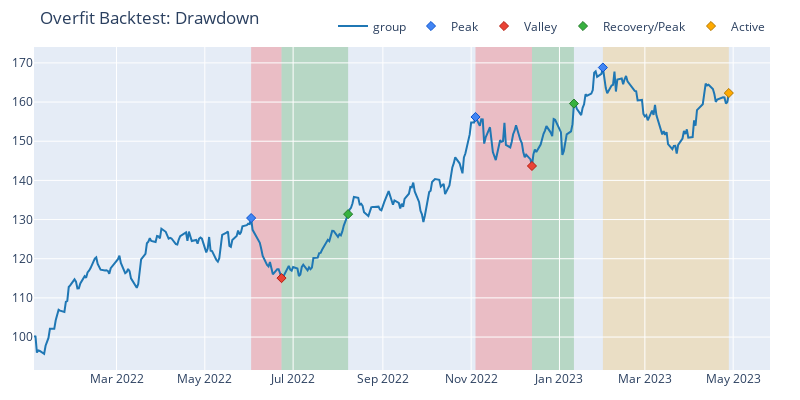

The notebook cell this image was saved under:
### Code cell
pyopt_pf.drawdowns.plot(top_n=3, width=800, height=400, title='Overfit Backtest: Drawdown').show()

### Figure 1 — Plotly figure (JSON) as saved in the notebook; plotly's stock layout.template omitted (floating-point values rounded to 4 significant figures; data arrays with more than 128 entries replaced by an {"elided": "..."} marker saying what was removed)
{"data": [{"line": {"color": "#1f77b4"}, "name": "group", "showlegend": true, "type": "scatter", "uid": "95eb666a-5e12-4e5e-a7c6-c4c9546cd676", "x": {"elided": "330 str values"}, "y": {"elided": "330 float values"}}, {"customdata": [[10], [17], [21]], "hovertemplate": "Drawdown Id: %{customdata[0]}<br>Peak Timestamp: %{x}<br>Peak Value: %{y}", "marker": {"color": "#4285F4", "line": {"color": "rgb(11,84,205)", "width": 1}, "size": 7, "symbol": "diamond"}, "mode": "markers", "name": "Peak", "type": "scatter", "uid": "c1643ddd-1696-47a8-baa6-9dafcaa29f5b", "x": ["2022-06-02T00:00:00", "2022-11-04T00:00:00", "2023-01-31T00:00:00"], "y": [130.4, 156.2, 168.8]}, {"customdata": [["10", "-0.11761364087602866", "14 days 00:00:00"], ["17", "-0.08014481025042733", "26 days 00:00:00"]], "hovertemplate": "Drawdown Id: %{customdata[0]}<br>Valley Timestamp: %{x}<br>Valley Value: %{y}<br>Drawdown: %{customdata[1]:.2%}<br>Duration: %{customdata[2]}", "marker": {"color": "#EA4335", "line": {"color": "rgb(181,31,18)", "width": 1}, "size": 7, "symbol": "diamond"}, "mode": "markers", "name": "Valley", "type": "scatter", "uid": "2302e636-0092-44b8-871e-bd46307df9cb", "x": ["2022-06-23T00:00:00", "2022-12-13T00:00:00"], "y": [115.1, 143.7]}, {"customdata": [["10", "0.1419667031705761", "32 days 00:00:00"], ["17", "0.11089544047827629", "20 days 00:00:00"]], "hovertemplate": "Drawdown Id: %{customdata[0]}<br>End Timestamp: %{x}<br>End Value: %{y}<br>Return: %{customdata[1]:.2%}<br>Duration: %{customdata[2]}", "marker": {"color": "#37B13F", "line": {"color": "rgb(38,123,44)", "width": 1}, "size": 7, "symbol": "diamond"}, "mode": "markers", "name": "Recovery/Peak", "type": "scatter", "uid": "b2b2eaec-9e27-4d91-8d98-49c5bdf091ca", "x": ["2022-08-08T00:00:00", "2023-01-11T00:00:00"], "y": [131.4, 159.6]}, {"customdata": [["21", "-0.13031686236488269", "58 days 00:00:00"]], "hovertemplate": "Drawdown Id: %{customdata[0]}<br>End Timestamp: %{x}<br>End Value: %{y}<br>Return: %{customdata[1]:.2%}<br>Duration: %{customdata[2]}", "marker": {"color": "#FFAA00", "line": {"color": "rgb(178,118,0)", "width": 1}, "size": 7, "symbol": "diamond"}, "mode": "markers", "name": "Active", "type": "scatter", "uid": "47b52d42-6dea-44fc-9694-7cda6aa5df48", "x": ["2023-04-28T00:00:00"], "y": [162.3]}], "layout": {"height": 400, "legend": {"orientation": "h", "traceorder": "normal", "x": 1, "xanchor": "right", "y": 1.02, "yanchor": "bottom"}, "margin": {"b": 30, "l": 30, "r": 30, "t": 30}, "shapes": [{"fillcolor": "red", "layer": "below", "line": {"width": 0}, "opacity": 0.2, "type": "rect", "x0": "2022-06-02T00:00:00", "x1": "2022-06-23T00:00:00", "xref": "x", "y0": 0, "y1": 1, "yref": "paper"}, {"fillcolor": "red", "layer": "below", "line": {"width": 0}, "opacity": 0.2, "type": "rect", "x0": "2022-11-04T00:00:00", "x1": "2022-12-13T00:00:00", "xref": "x", "y0": 0, "y1": 1, "yref": "paper"}, {"fillcolor": "green", "layer": "below", "line": {"width": 0}, "opacity": 0.2, "type": "rect", "x0": "2022-06-23T00:00:00", "x1": "2022-08-08T00:00:00", "xref": "x", "y0": 0, "y1": 1, "yref": "paper"}, {"fillcolor": "green", "layer": "below", "line": {"width": 0}, "opacity": 0.2, "type": "rect", "x0": "2022-12-13T00:00:00", "x1": "2023-01-11T00:00:00", "xref": "x", "y0": 0, "y1": 1, "yref": "paper"}, {"fillcolor": "orange", "layer": "below", "line": {"width": 0}, "opacity": 0.2, "type": "rect", "x0": "2023-01-31T00:00:00", "x1": "2023-04-28T00:00:00", "xref": "x", "y0": 0, "y1": 1, "yref": "paper"}], "title": {"text": "Overfit Backtest: Drawdown"}, "width": 800}}
